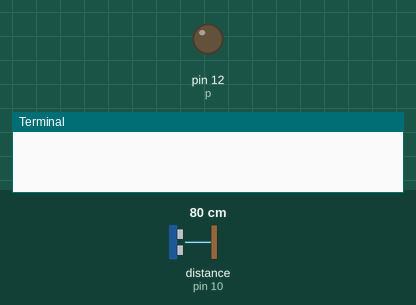
Recording of a program running on a simulated Raspberry Pi (header pin numbers). On the bench: output pins drawn as LEDs (lit = HIGH), the last lines printed to the terminal. Inputs (shaded band) come from the test bench; at power-on: distance to the obstacle (sensor on pin 10) 80 cm. The echo pulse lasts 58.3 µs per cm; the clock reads 2024-03-15 10:24:30 at power-on unless the program sets it; pins used as bus, display or sensor lines are not drawn.

Above: at 0.01 s.
At 1.2 s:
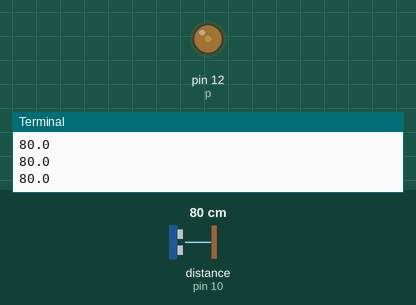
1.3 s: distance to the obstacle (sensor on pin 10) set to 2 cm
At 1.7 s:
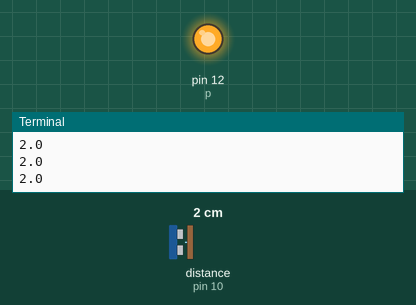
Timing chart, 0 to 4.3 s (numbered marks = the images above; inputs shaded):
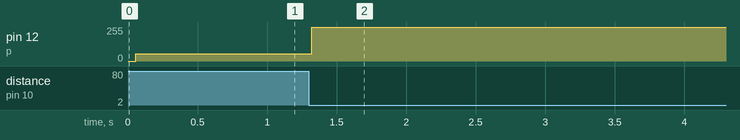

The program:

task.py
```python
import RPi.GPIO as GPIO # here RPi.GPIO is imported
import time                # time library is imported to use the time in code, like to put delays

GPIO.setmode(GPIO.BOARD)        # It tells the library which pin nunbering system you are going to use

Trigpin = 11
echopin = 10

GPIO.setup(Trigpin, GPIO.OUT)       # setting pin-11 as an output.
GPIO.setup(echopin, GPIO.IN)           # setting pin-10 as an input.
GPIO.setup(12,GPIO.OUT)         # setting pin-12 as an output for led.

p = GPIO.PWM(12,100)        #create PWM instance with frequency
p.start(0)                    #start PWM of required Duty Cycle


while 1:
    GPIO.output(Trigpin, GPIO.HIGH)     # setting pin-11 high
    time.sleep(0.05)                    # delay of 0.05 seconds is used
    GPIO.output(Trigpin, GPIO.LOW)      # setting pin-11 low after 0.05 seconds

    while GPIO.input(echopin) == 0:        # while echopin doesn't get any input, seconds will be stored in variable starttime
        StartTime = time.time()

    while GPIO.input(echopin) == 1:        #while echopin is high seconds will be stored in variable stoptime
        StopTime = time.time()

    TimeElapsed = StopTime - StartTime          # total time taken by ultrasonic wave to travel is stored into timeelapsed


    distance = (TimeElapsed * 17150)            # distance store the distance travelled by wave, formula, distance = speed*time is used
    distance = round(distance, 0)               # distance is round off to zero decimal

    if(distance < 500):                            # this statement is used to filter the values, if distance < 500, value will be considered, else not
        distance2 = distance
    distance = distance2
    x = -1.0309*distance + 103.09               # equation is made to change the value of x, if distance changes, later x will be used for led intensity
    if(x <= 0.5):                               # statement used to restrict x should be greater than 0
        x = 0
    if(x >= 100):                               # statement used to restrict x should be smaller than 100
        x = 100
    p.ChangeDutyCycle(x)                       #provide duty cycle in the range 0-100 as x lies between 0 to 100.
    print(distance)
```

Measured:
- after the input at 1.3 s, pin 12 (p): 53/255 → 255/255 at once
